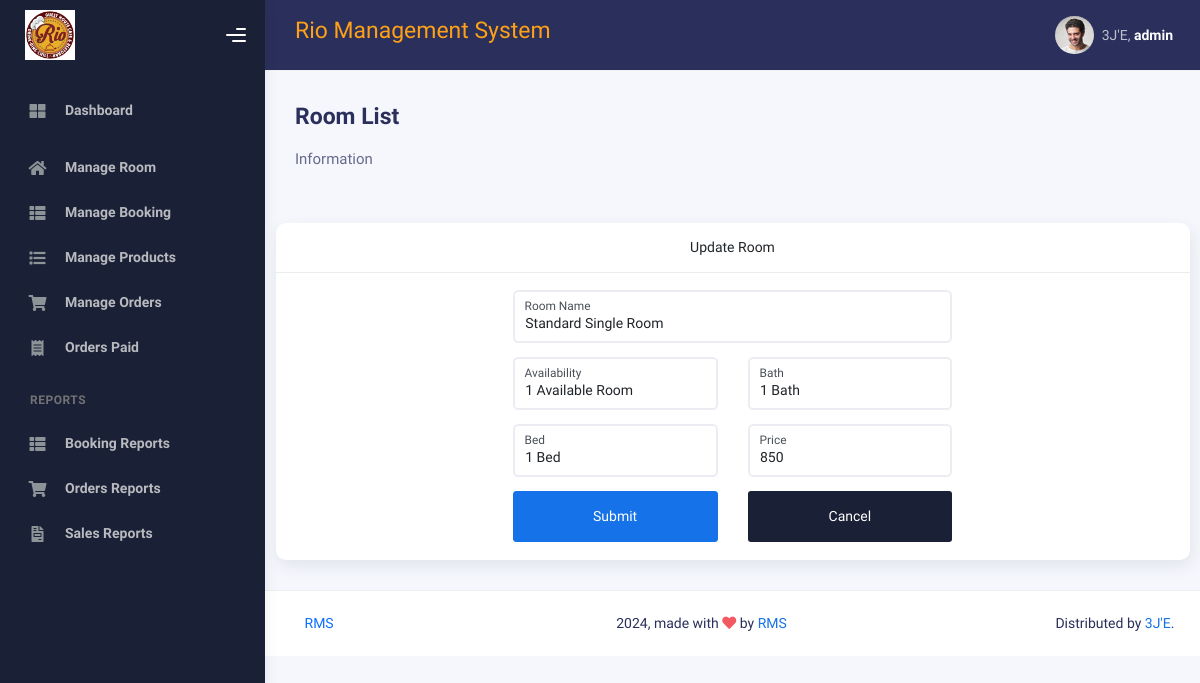
The page /admin/update_room.php?id=9 (signed in) on the database its author committed.
### tables this page shows
CREATE TABLE `room` (
  `id` int(11) NOT NULL,
  `r_name` varchar(200) NOT NULL,
  `available` varchar(200) NOT NULL,
  `bed` varchar(200) NOT NULL,
  `bath` varchar(200) NOT NULL,
  `price` varchar(200) NOT NULL
);

### admin/update_room.php (the view, shortened to what this page needs)
<?php
include("config/connect.php");
?>
<!DOCTYPE html>
<html lang="en">
  <head>
    <link rel="stylesheet" href="assets/css/bootstrap.min.css" />
    <link rel="stylesheet" href="assets/css/plugins.min.css" />
    <link rel="stylesheet" href="assets/css/kaiadmin.min.css" />
    <link rel="stylesheet" href="assets/css/demo.css" />
  </head>
  <body>
    <div class="wrapper">
      <?php include("include/sidenavigation.php");?>
      <div class="main-panel">
        <?php include("include/header.php");?>
        <div class="container">
          <div class="page-inner">
            <div class="d-flex align-items-left align-items-md-center flex-column flex-md-row pt-2 pb-4">
              <div>
                <h3 class="fw-bold mb-3">Room List</h3>
                <h6 class="op-7 mb-2">Information</h6>
              </div>
            </div>
          </div>
          <div class="container mb-3">
            <div class="card">
              <center>
                <div class="card-header">
                   Update Room
                </div>
              </center>
              <div class="card-body">
                <div class="col-md-6 ms-auto me-auto">
                  <div class="wow fadeInUp" data-wow-delay="0.2s">
                    <form method="POST" action="" enctype="multipart/form-data">
                      <?php
                      $id = intval($_GET['id']);
                      $query = mysqli_query($conn, "SELECT * FROM room WHERE id='$id'");
                      if ($query) {
                          while ($row = mysqli_fetch_array($query)) {
                      ?>
                          <div class="row g-3">
                            <div class="col-md-12">
                              <div class="form-floating">
                                <input type="text" class="form-control" name="r_name" placeholder="Room" required value="<?php echo htmlspecialchars($row['r_name']); ?>">
                                <label for="r_name">Room Name</label>
                              </div>
                            </div>
                            <div class="col-md-6">
                              <div class="form-floating">
                                <select class="form-control" id="available" name="available" required>
                                  <option value="1 Available Room" <?php if($row['available'] == '1 Available Room') echo 'selected'; ?>>1 Available Room</option>
                                </select>
                                <label for="available">Availability</label>
                              </div>
                            </div>
                            <div class="col-md-6">
                              <div class="form-floating">
                                <select class="form-control" id="bath" name="bath" required>
                                  <option value="1 Bath" <?php if($row['bath'] == '1 Bath') echo 'selected'; ?>>1 Bath</option>
                                </select>
                                <label for="bath">Bath</label>
                              </div>
                            </div>
                            <div class="col-md-6">
                              <div class="form-floating">
                                <select class="form-control" id="bed" name="bed" required>
                                  <option value="1 Bed" <?php if($row['bed'] == '1 Bed') echo 'selected'; ?>>1 Bed</option>
                                </select>
                                <label for="bed">Bed</label>
                              </div>
                            </div>
                            <div class="col-md-6">
                              <div class="form-floating">
                                <input type="text" class="form-control" id="price" name="price" placeholder="Price" required value="<?php echo htmlspecialchars($row['price']); ?>">
                                <label for="price">Price</label>
                              </div>
                            </div>
                            <div class="col-6">
                              <button class="btn btn-primary w-100 py-3" name="submit" type="submit">Submit</button>
                            </div>
                             <div class="col-6">
                              <button onclick="location.href='room.php'" class="btn btn-black w-100 py-3"  type="button">Cancel</button>
                            </div>
                          </div>
                      <?php
                          }
                      }
                      ?>
                    </form>
                  </div>
                </div>
              </div>
            </div>
          </div>
          <?php include("include/footer.php");?>
        </div>
      </div>
    </div>
  </body>
</html>

### admin/include/header.php (shortened to what this page needs)
 <div class="main-header">
          <nav
            class="navbar navbar-header navbar-header-transparent navbar-expand-lg border-bottom" style="background-color: #2a2f5b; color: #FEA116;  font-family: Arial;">
            <div class="container-fluid">
              <nav
                class="navbar navbar-header-left navbar-expand-lg navbar-form nav-search p-0 d-none d-lg-flex"
              >
              <div class="" >
    <h3>Rio Management System</h3>
</div>
              </nav>
              <ul class="navbar-nav topbar-nav ms-md-auto align-items-center">
<?php
            $id=$_SESSION['uname'];
            $sql="select * from admin where uname='$id'";
            $result=mysqli_query($conn,$sql);
            while($row=mysqli_fetch_array($result))
            {
            ?>
                <li class="nav-item topbar-user dropdown hidden-caret">
                  <a
                    class="dropdown-toggle profile-pic"
                    data-bs-toggle="dropdown"
                    href="#"
                    aria-expanded="false"
                  >
                    <div class="avatar-sm">
                      <img
                        src="assets/img/profile.jpg"
                        alt="..."
                        class="avatar-img rounded-circle"
                      />
                    </div>
                    <span class="profile-username" style="color:white;">
                      <span class="op-7">3J'E,</span>
                      <span class="fw-bold"> <?php echo $row['3']; ?></span>
                    </span>
                  </a>
                            <?php } ?>
                </li>
              </ul>
            </div>
          </nav>
        </div>

### rows shown on the page
room: r_name "Standard Single Room", available "1 Available Room", bath "1 Bath", bed "1 Bed", price "850"

### other values the page prints
$row['3'] "admin"
